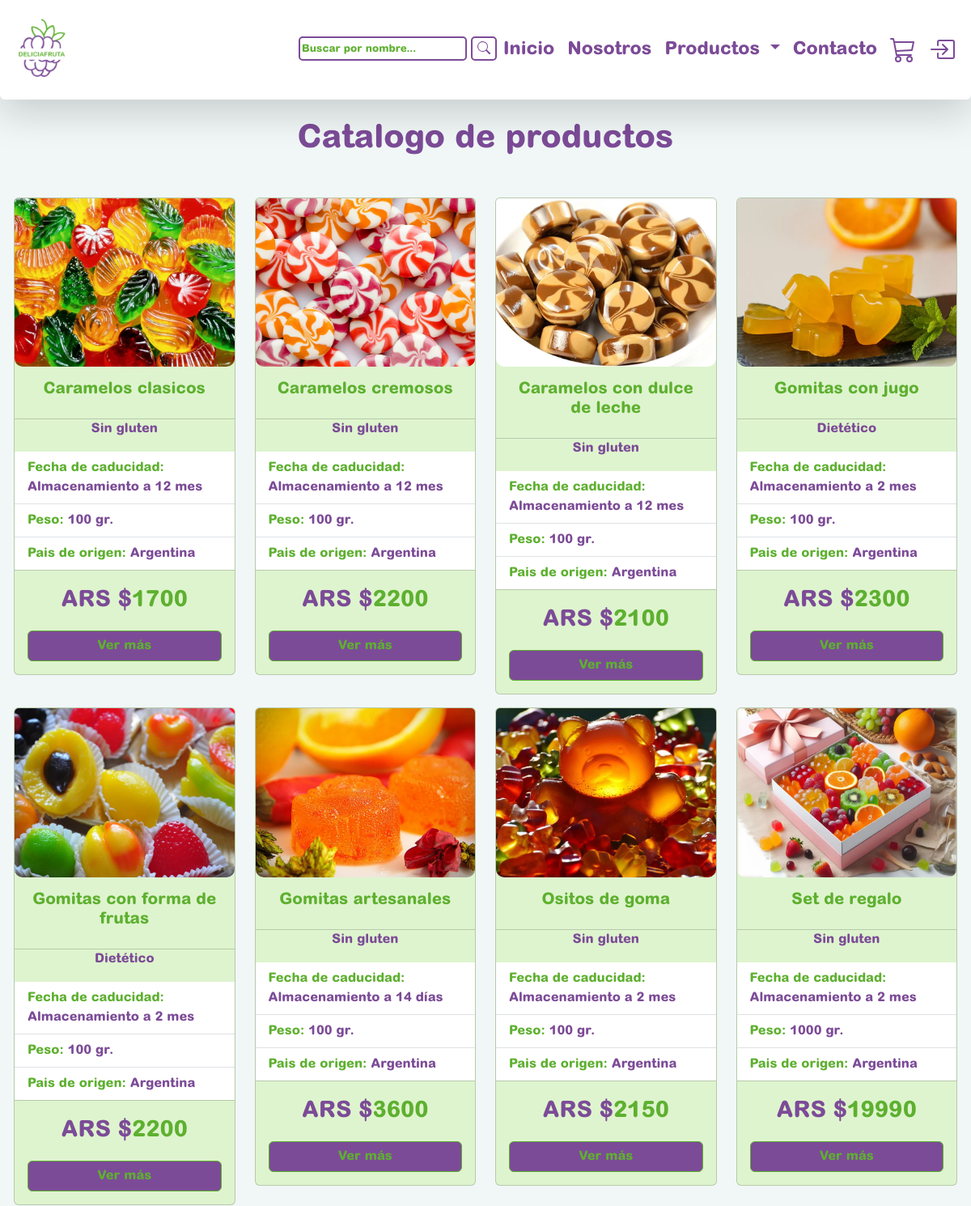
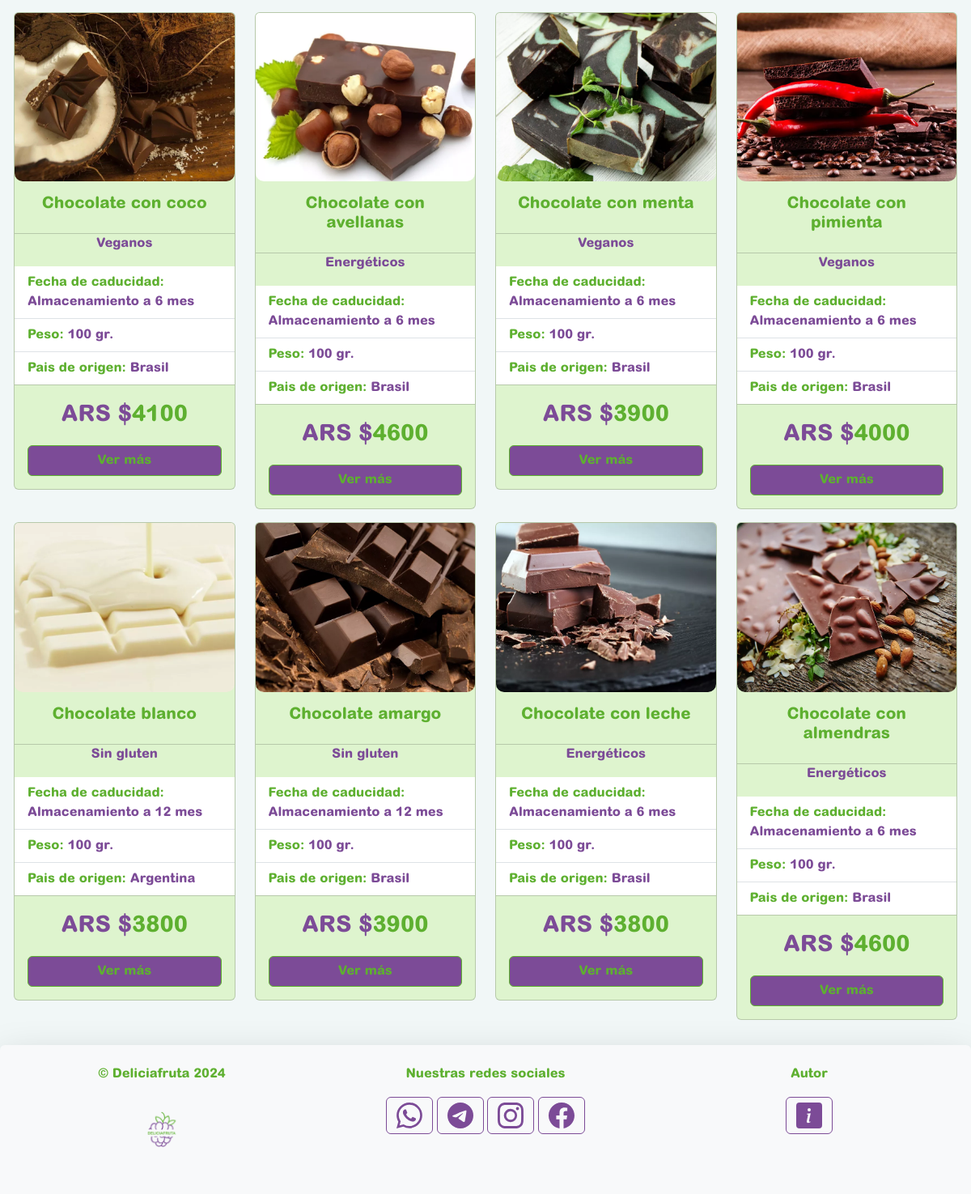
The app's page /index.php?sec=todosLosProductos with its own data (2 pictures, top to bottom).
### tables this page shows
CREATE TABLE `productos` (
  `id` int(10) UNSIGNED NOT NULL,
  `titulo` varchar(256) NOT NULL,
  `categoria_principal_id` int(10) UNSIGNED NOT NULL,
  `idoniedad_id` int(10) UNSIGNED NOT NULL,
  `subcategoria_id` int(10) UNSIGNED NOT NULL,
  `tipo_id` int(10) UNSIGNED NOT NULL,
  `valor_energetico` smallint(5) UNSIGNED NOT NULL,
  `peso` smallint(5) UNSIGNED NOT NULL,
  `origen` varchar(256) NOT NULL,
  `ingridientes` varchar(256) NOT NULL,
  `descripcion` text NOT NULL,
  `imagen` varchar(256) NOT NULL,
  `precio` float(8,2) NOT NULL
);

CREATE TABLE `subcategorias` (
  `id` int(10) UNSIGNED NOT NULL,
  `nombre_completo` varchar(256) NOT NULL,
  `descripcion` text NOT NULL
);

CREATE TABLE `idoniedad` (
  `id` int(10) UNSIGNED NOT NULL,
  `nombre_completo` varchar(256) NOT NULL,
  `cantidad` varchar(256) NOT NULL
);

### class/Producto.php (called while the page is built, shortened)
<?php
class Producto
    {
        protected $id;
        protected $peso;
        protected $titulo;
        protected $idoniedad;
        protected $subcategoria;
        protected $origen;
        protected $imagen;
        protected $precio;
        protected static $valores = ["id", "valor_energetico", "peso", "titulo", "descripcion", "origen", "ingridientes", "imagen", "precio"];
        public function mapear($productoArrayAsociativo) : self
        {
            $producto = new self();
            foreach (self::$valores as $valor) {
                if (isset($productoArrayAsociativo[$valor])) {
                    $producto->{$valor} = $productoArrayAsociativo[$valor];
                } else {
                    $producto->{$valor} = null;
                }
            }
            $producto->categoria_principal = (new Categoria())->catalogo_x_id($productoArrayAsociativo["categoria_principal_id"]);
            $producto->tipo = (new Tipo())->get_x_id($productoArrayAsociativo["tipo_id"]);
            $producto->idoniedad = (new Idoniedad())->get_x_id($productoArrayAsociativo["idoniedad_id"]);
            $producto->subcategoria = (new Subcategoria())->get_x_id($productoArrayAsociativo["subcategoria_id"]);
            if (isset($productoArrayAsociativo["categorias_secundarios"])) {
                $PSids = explode(",", $productoArrayAsociativo["categorias_secundarios"]);
                $categoria_secundario_array = [];
                foreach ($PSids as $PSid) {
                    $categoria_secundario_array[] = (new Categoria())->catalogo_x_id(intval($PSid));
                }
                $producto->categorias_secundarios = $categoria_secundario_array;
                $producto->categorias_secundarios_ids = $productoArrayAsociativo["categorias_secundarios"];
            } else {
                $producto->categorias_secundarios = [];
                $producto->categorias_secundarios_ids = '';
            }
            return $producto;
        }
        public function catalogo_completo()
        {
            $catalogo = [];
            $conexion = Conexion::getConexion();
            $query = 'SELECT productos.*, GROUP_CONCAT(producto_x_categoria.id_categoria) AS categorias_secundarios FROM productos
            LEFT JOIN producto_x_categoria ON productos.id = producto_x_categoria.id_producto
            GROUP BY productos.id';
            $PDOStatement = $conexion->prepare($query);
            $PDOStatement->setFetchMode(PDO::FETCH_ASSOC);
            $PDOStatement->execute();
            while ($producto = $PDOStatement->fetch()) {
                $catalogo[] = $this->mapear($producto);
            }
            return $catalogo;
        }
        public function getId()
        {
            return $this->id;
        }
        public function getPeso()
        {
            return $this->peso;
        }
        public function getTitulo()
        {
            return $this->titulo;
        }
        public function getIdoniedad()
        {
            return $this->idoniedad->getNombreCompleto();
        }
        public function getSubcategoria()
        {
            return $this->subcategoria->getNombreCompleto();
        }
        public function getImagen()
        {
            return $this->imagen;
        }
        public function getPrecio()
        {
            return $this->precio;
        }
        public function getOrigen()
        {
            return $this->origen;
        }
    }

### class/Conexion.php (called while the page is built, shortened)
<?php
class Conexion
    {
        protected static ?PDO $db = null;
        protected static function conectar(){
            try {
                self::$db = new PDO(
                    self::DB_DSN,
                    self::DB_USER,
                    self::DB_PASS,
                    array(PDO::ATTR_ERRMODE => PDO::ERRMODE_EXCEPTION)
                );
            } catch (Exception $e) {
                die('Error al conectar con MySQL.');
            }
        }
        public static function getConexion(){
            return self::$db;
        }
    }

### functions/autoload.php (called while the page is built, shortened)
<?php
    function autoloadClass($nombreClase){
        $archivoClase = __DIR__."/../class/$nombreClase.php";
    }

### class/Categoria.php (called while the page is built, shortened)
<?php
class Categoria
    {
        public function catalogo_completo(): array
        {
            $conexion = Conexion::getConexion();
            $query = "SELECT * FROM categorias";
            $PDOStatement = $conexion->prepare($query);
            $PDOStatement->setFetchMode(PDO::FETCH_CLASS, self::class);
            $PDOStatement->execute();
            $catalogo = $PDOStatement->fetchAll();
            return $catalogo;
        }
        public function catalogo_x_id(int $id)
        {
            $categorias = $this->catalogo_completo();
            foreach ($categorias as $categoria) {
                if ($categoria->id == $id) {
                    return $categoria;
                }
            }
            return [];
        }
    }

### class/Tipo.php (called while the page is built, shortened)
<?php
class Tipo
    {
        public function get_x_id(int $id) :? self
        {
            $conexion = Conexion::getConexion();
            $query = "SELECT * FROM tipo WHERE id = $id";
            $PDOStatement = $conexion->prepare($query);
            $PDOStatement->setFetchMode(PDO::FETCH_CLASS, self::class);
            $PDOStatement->execute();
            $resultado = $PDOStatement->fetch();
            return $resultado ? $resultado : null;
        }
    }

### class/Idoniedad.php (called while the page is built, shortened)
<?php
class Idoniedad
    {
        protected $nombre_completo;
        public function get_x_id(int $id) :? self
        {
            $conexion = Conexion::getConexion();
            $query = "SELECT * FROM idoniedad WHERE id = $id";
            $PDOStatement = $conexion->prepare($query);
            $PDOStatement->setFetchMode(PDO::FETCH_CLASS, self::class);
            $PDOStatement->execute();
            $resultado = $PDOStatement->fetch();
            return $resultado ? $resultado : null;
        }
        public function getNombreCompleto()
        {
            return $this->nombre_completo;
        }
    }

### class/Subcategoria.php (called while the page is built, shortened)
<?php
class Subcategoria
    {
        protected $nombre_completo;
        public function get_x_id(int $id) :? Subcategoria
        {
            $conexion = Conexion::getConexion();
            $query = "SELECT * FROM subcategorias WHERE id = $id";
            $PDOStatement = $conexion->prepare($query);
            $PDOStatement->setFetchMode(PDO::FETCH_CLASS, self::class);
            $PDOStatement->execute();
            $resultado = $PDOStatement->fetch();
            return $resultado ? $resultado : null;
        }
        public function getNombreCompleto()
        {
            return $this->nombre_completo;
        }
    }

### views/todosLosProductos.php (the view, shortened to what this page needs)
<?php
    $productos = ( new Producto() )->catalogo_completo();
?>
<h1 class="text-center my-5">Catalogo de productos</h1>
    <div class="row">
<?php foreach ($productos as $producto) { ?>
<div class="col-lg-3 col-md-4 col-sm-6">
    <div class="card mb-3">
        <img class="card-img-top" src="img/covers/<?= $producto->getImagen() ?>">
        <div class="card-body">
            <h5 class="card-title text-center"><?= $producto->getTitulo() ?></h5>
        </div>
        <ul class="list-group list-group-flush">
            <p class="card-text"><?= $producto->getSubcategoria() ?></p>
            <li class="list-group-item"><span>Fecha de caducidad: </span><?= $producto->getIdoniedad() ?></li>
            <li class="list-group-item"><span>Peso: </span><?= $producto->getPeso() ?> gr.</li>
            <li class="list-group-item"><span>Pais de origen: </span><?= $producto->getOrigen() ?></li>
        </ul>
        <div class="card-body">
            <div class="fs-3 mb-3 fw-bold text-center"><span>ARS $</span><?= $producto->getPrecio() ?></div>
            <a href="index.php?sec=producto&id=<?=$producto->getId()?>" class="btn btn-primary w-100 fw-bold">Ver más</a>
        </div>
    </div>
</div>
<?php } ?>
</div>

### css/estilos.css (style rules this page uses)
* { color: rgb(124, 75, 151); font-family: "Arial Rounded MT Std Extra Bold"; font-weight: bold; }
body { background-color: rgb(241, 247, 247); margin-top: 50px; padding-top: 50px; }
img { max-width: 100%; height: auto; border-radius: 10px; }
h1, h2, p { color: rgb(124, 75, 151); text-align: center; }
.btn-primary { background-color: rgb(124, 75, 151); color: rgb(94, 176, 48); border-color: rgb(94, 176, 48); }
.card { background-color: rgb(222, 244, 206); }
.fs-3 { color: rgb(94, 176, 48); }
.card-body h5, .card-title, .card-body p { color: rgb(94, 176, 48); }
.card li { color: rgb(124, 75, 151); }
.row { margin-left: 5px; margin-right: 5px; }
.row { margin-top: 15px; margin-bottom: 15px; }
#form button, .btn-primary { display: block; margin: 0 auto; margin-top: 10px; }

### views/todosLosProductos.php (style rules this page uses)
.list-group-item span { color: rgb(94, 176, 48); }

### records on screen
productos: imagen (picture), titulo "Caramelos clasicos", subcategoria.nombre_completo "Sin gluten", idoniedad.nombre_completo "Almacenamiento a 12 mes", peso "100", origen "Argentina", precio "1700"
productos: imagen (picture), titulo "Caramelos cremosos", subcategoria.nombre_completo "Sin gluten", idoniedad.nombre_completo "Almacenamiento a 12 mes", peso "100", origen "Argentina", precio "2200"
productos: imagen (picture), titulo "Caramelos con dulce de leche", subcategoria.nombre_completo "Sin gluten", idoniedad.nombre_completo "Almacenamiento a 12 mes", peso "100", origen "Argentina", precio "2100"
productos: imagen (picture), titulo "Gomitas con jugo", subcategoria.nombre_completo "Dietético", idoniedad.nombre_completo "Almacenamiento a 2 mes", peso "100", origen "Argentina", precio "2300"
productos: imagen (picture), titulo "Gomitas con forma de frutas", subcategoria.nombre_completo "Dietético", idoniedad.nombre_completo "Almacenamiento a 2 mes", peso "100", origen "Argentina", precio "2200"
productos: imagen (picture), titulo "Gomitas artesanales", subcategoria.nombre_completo "Sin gluten", idoniedad.nombre_completo "Almacenamiento a 14 días", peso "100", origen "Argentina", precio "3600"
productos: imagen (picture), titulo "Ositos de goma", subcategoria.nombre_completo "Sin gluten", idoniedad.nombre_completo "Almacenamiento a 2 mes", peso "100", origen "Argentina", precio "2150"
productos: imagen (picture), titulo "Set de regalo", subcategoria.nombre_completo "Sin gluten", idoniedad.nombre_completo "Almacenamiento a 2 mes", peso "1000", origen "Argentina", precio "19990"
productos: imagen (picture), titulo "Chocolate con coco", subcategoria.nombre_completo "Veganos", idoniedad.nombre_completo "Almacenamiento a 6 mes", peso "100", origen "Brasil", precio "4100"
productos: imagen (picture), titulo "Chocolate con avellanas", subcategoria.nombre_completo "Energéticos", idoniedad.nombre_completo "Almacenamiento a 6 mes", peso "100", origen "Brasil", precio "4600"
productos: imagen (picture), titulo "Chocolate con menta", subcategoria.nombre_completo "Veganos", idoniedad.nombre_completo "Almacenamiento a 6 mes", peso "100", origen "Brasil", precio "3900"
productos: imagen (picture), titulo "Chocolate con pimienta", subcategoria.nombre_completo "Veganos", idoniedad.nombre_completo "Almacenamiento a 6 mes", peso "100", origen "Brasil", precio "4000"
productos: imagen (picture), titulo "Chocolate blanco", subcategoria.nombre_completo "Sin gluten", idoniedad.nombre_completo "Almacenamiento a 12 mes", peso "100", origen "Argentina", precio "3800"
productos: imagen (picture), titulo "Chocolate amargo", subcategoria.nombre_completo "Sin gluten", idoniedad.nombre_completo "Almacenamiento a 12 mes", peso "100", origen "Brasil", precio "3900"
productos: imagen (picture), titulo "Chocolate con leche", subcategoria.nombre_completo "Energéticos", idoniedad.nombre_completo "Almacenamiento a 6 mes", peso "100", origen "Brasil", precio "3800"
productos: imagen (picture), titulo "Chocolate con almendras", subcategoria.nombre_completo "Energéticos", idoniedad.nombre_completo "Almacenamiento a 6 mes", peso "100", origen "Brasil", precio "4600"
